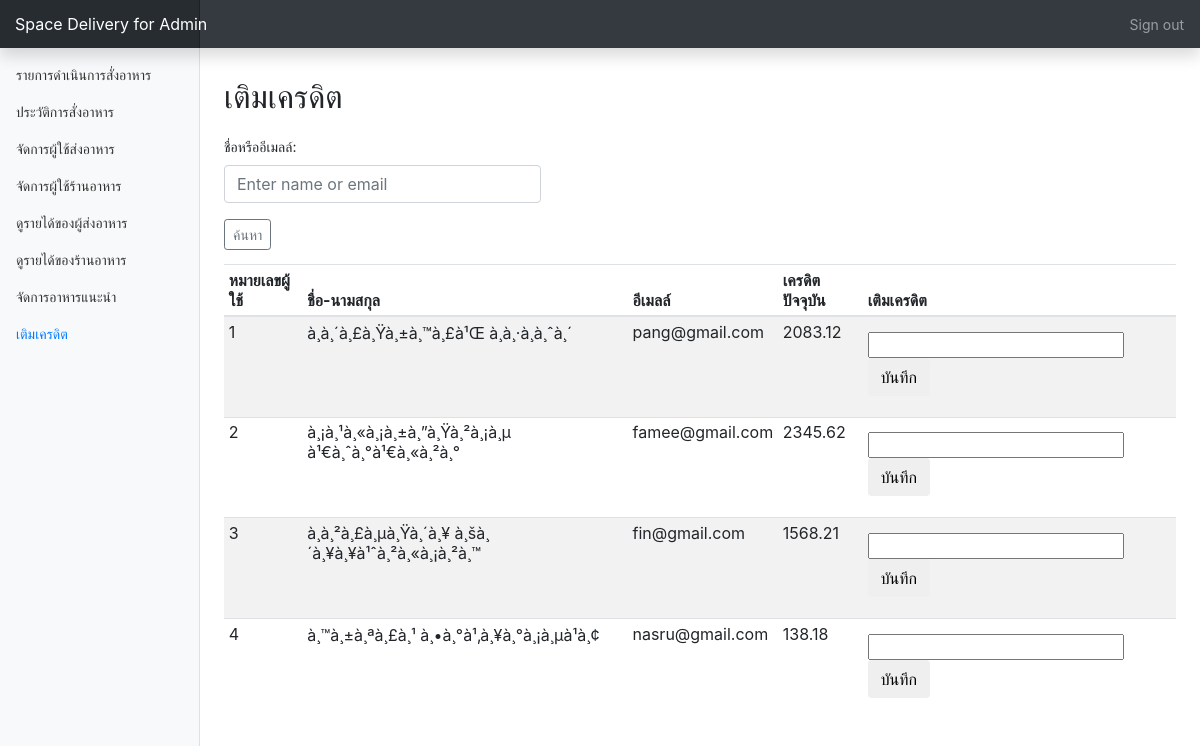
The app's page /api/AdminTable/homemenu.php?page=fillCredit (signed in) with its own data.
### tables this page shows
CREATE TABLE `cususer` (
  `id` int(10) UNSIGNED NOT NULL,
  `firstname` varchar(30) NOT NULL,
  `lastname` varchar(30) NOT NULL,
  `sex` varchar(10) NOT NULL,
  `address` text NOT NULL,
  `phone` varchar(10) NOT NULL,
  `img` varchar(255) DEFAULT 'pro.jpg',
  `email` varchar(50) NOT NULL,
  `password` varchar(30) NOT NULL,
  `credit` double(10,2) DEFAULT '0.00'
);

### api/AdminTable/page_fillCredit.php (the view, shortened to what this page needs)
  <h2 style="margin-top:30px">เติมเครดิต</h2>
  <form action="homemenu.php?page=fillCredit" method="POST" style="margin-top:10px">
  <div class="form-group" style="margin-top:20px">
    <label for="email">ชื่อหรืออีเมลล์:</label>
    <input type="text" class="form-control col-sm-4" id="email" placeholder="Enter name or email" name="search"  >
  </div>
  <button type="submit" class="btn btn-sm btn-outline-secondary">ค้นหา</button>
</form>
  <div class="table-responsive">
    <table class="table table-striped table-sm">
      <thead>
        <tr>
          <th>หมายเลขผู้ใช้</th>
          <th>ชื่อ-นามสกุล</th>
          <th>อีเมลล์</th>
          <th>เครดิตปัจจุบัน</th>
          <th>เติมเครดิต</th>
        </tr>
      </thead>
      <tbody>
        <?php
        include "ConnectAdminTable.php";
        if(isset($_POST["search"])){
          $search = $_POST["search"];
          $sql = "SELECT id, firstname, lastname, email, credit FROM cususer where (firstname LIKE '%".$search."%' or lastname LIKE '%".$search."%' or email LIKE '%".$search."%' )";
          $result=mysqli_query($conn,$sql);
          while($data = mysqli_fetch_assoc($result)) {
            echo "<tr>".
                 "<td>".$data["id"]."</td>".
                 "<td>".$data["firstname"]." ".$data["lastname"]."</td>".
                 "<td>".$data["email"]."</td>".
                 "<td>".$data["credit"]."</td>".
                 "<td>
                 <form action=homemenu.php?page=fillCredit&id=".$data["id"]." method=POST style=margin-top:1px>
                 <div class=form-group style=margin-top:10px>
                   <input type=number class=control name=credit  >
                   <button type=submit class=btn btn-sm btn-outline-secondary>บันทึก</button>
                 </div>
               </form>
                 </td>".
                 "</tr>";
          }
        }else {
          $sql = "SELECT id, firstname, lastname, email, credit FROM cususer";
          $result=mysqli_query($conn,$sql);
          while($data = mysqli_fetch_assoc($result)) {
            echo "<tr>".
                 "<td>".$data["id"]."</td>".
                 "<td>".$data["firstname"]." ".$data["lastname"]."</td>".
                 "<td>".$data["email"]."</td>".
                 "<td>".$data["credit"]."</td>".
                 "<td>
                 <form action=homemenu.php?page=fillCredit&id=".$data["id"]." method=POST style=margin-top:1px>
                 <div class=form-group style=margin-top:10px>
                   <input type=number class=control name=credit  >
                   <button type=submit class=btn btn-sm btn-outline-secondary>บันทึก</button>
                 </div>
               </form>
                 </td>".
                 "</tr>";
          }
        }
          ?>
      </tbody>
    </table>
  </div>

### api/AdminTable/dashboard.css (style rules this page uses)
body { font-size: .875rem; }

### records on screen
cususer: id "1", firstname "à¸­à¸´à¸£à¸Ÿà¸±à¸™à¸£à¹Œ", lastname "à¸à¸·à¸­à¸ˆà¸´", email "pang@gmail.com", credit "2083.12"
cususer: id "2", firstname "à¸¡à¸¹à¸«à¸¡à¸±à¸”à¸Ÿà¸²à¸¡à¸µ", lastname "à¹€à¸ˆà¸°à¹€à¸«à¸²à¸°", email "famee@gmail.com", credit "2345.62"
cususer: id "3", firstname "à¸­à¸²à¸£à¸µà¸Ÿà¸´à¸¥", lastname "à¸šà¸´à¸¥à¸¥à¹ˆà¸²à¸«à¸¡à¸²à¸™", email "fin@gmail.com", credit "1568.21"
cususer: id "4", firstname "à¸™à¸±à¸ªà¸£à¸¹", lastname "à¸•à¸°à¹‚à¸¥à¸°à¸¡à¸µà¹à¸¢", email "nasru@gmail.com", credit "138.18"
